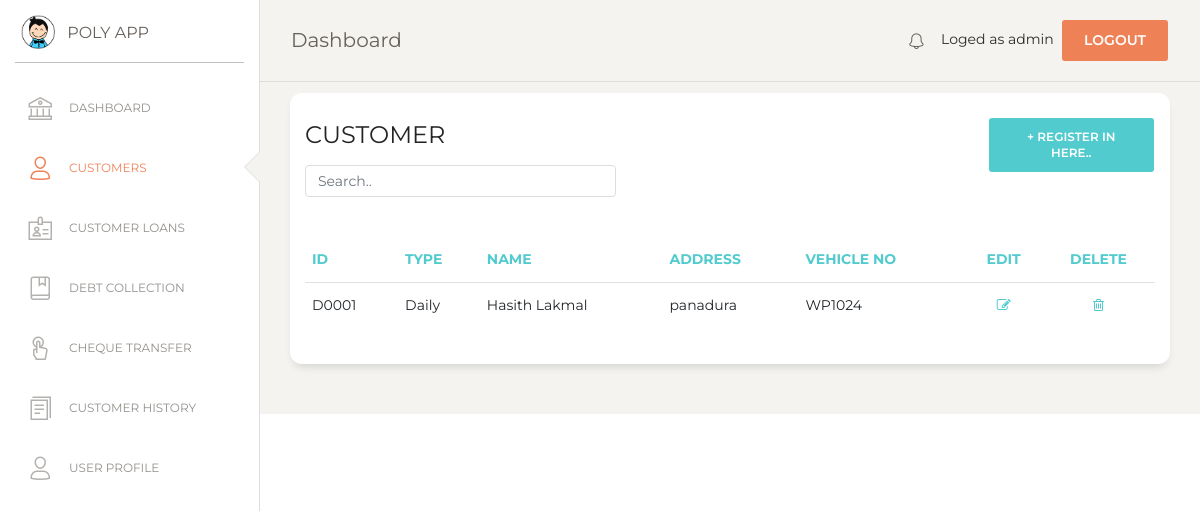
The page /customer.php (signed in) on the database as committed earlier.
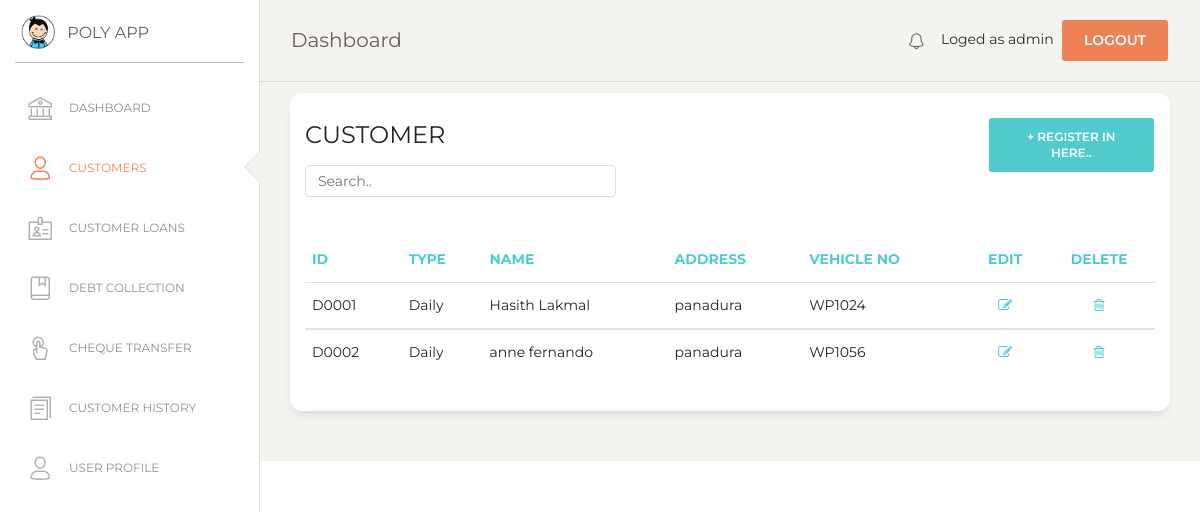
The same page on the database as committed later.
### tables this page shows
CREATE TABLE `customer` (
  `cust_id` varchar(10) NOT NULL,
  `type` varchar(20) NOT NULL,
  `name` varchar(100) NOT NULL,
  `address` varchar(150) NOT NULL,
  `vehicle_no` text NOT NULL
);

### customer.php (the view, shortened to what the changed rows need)
<?php
if (!isset($_SESSION['loged_user'])) {
    header('location: login.php');
}else {
$con = mysqli_connect(DB_HOSTNAME,DB_USERNAME,DB_PASSWORD);
mysqli_select_db($con,DB_NAME);
?>
<!DOCTYPE html>
<html lang="en">
<head>
  <link href="https://maxcdn.bootstrapcdn.com/font-awesome/latest/css/font-awesome.min.css" rel="stylesheet">
  <link href="assets/css/bootstrap.min.css" rel="stylesheet" />
  <link href="assets/css/paper-dashboard.css?v=2.0.1" rel="stylesheet" />
  <link href="assets/demo/demo.css" rel="stylesheet" />
</head>
<body class="">
  <div class="wrapper ">
    <div class="main-panel">
      <div class="content">
       <div class="row">
          <div class="col-md-12">
            <div class="card">
              <div class="card-body">
                <div class="table-responsive">
                  <table class="table" id="myTable">
                    <thead class="text-primary">
                      <th>                    ID</th>
                      <th>                    Type</th>
                      <th>                    Name</th>
                      <th>                    Address</th>
                      <th>                    Vehicle No</th>
                      <th class="text-center"> Edit 				</th>
                      <th class="text-center"> Delete 			</th>
                    </thead>
                    <tbody>
                      <?php
                      $sql=mysqli_query($con,"SELECT * FROM customer");
                      $numRows = mysqli_num_rows($sql);
                      if($numRows > 0) {
                        while($row = mysqli_fetch_assoc($sql)) {
                          ?>
                          <tr>
                            <td>                      <?php echo $row['cust_id'] ?>            </td>
                            <td>                      <?php echo $row['type'] ?>               </td>
                            <td>                      <?php echo $row['name']?>                </td>
                            <td>                      <?php echo $row['address']  ?>           </td>
                            <td>                      <?php echo $row['vehicle_no']  ?>        </td>
                            <td class="text-center">
                             <a href="#" onclick="editView('<?php echo $row['cust_id']; ?>')" name="edit">
                              <i class="fa fa-pencil-square-o" aria-hidden="true"></i></a>
                            </td>
                            <td class="text-center">
                              <a href="#" onclick="confirmation('event','<?php echo $row['cust_id']; ?>')" name="delete">
                              <i class="fa fa-trash-o" aria-hidden="true"></i></a>
                            </td>
                          </tr>
                    </tbody>
                           <?php
                        }
                      }
                    ?>
                    </table>
                </div>
              </div>
            </div>
          </div>
        </div>
      </div>
      </div>
    </div>
</body>
</html>
<?php
}
?>

Rows that differ between the two databases and show on the page:
added customer: cust_id "D0002", type "Daily", name "anne fernando", address "panadura", vehicle_no "WP1056"
